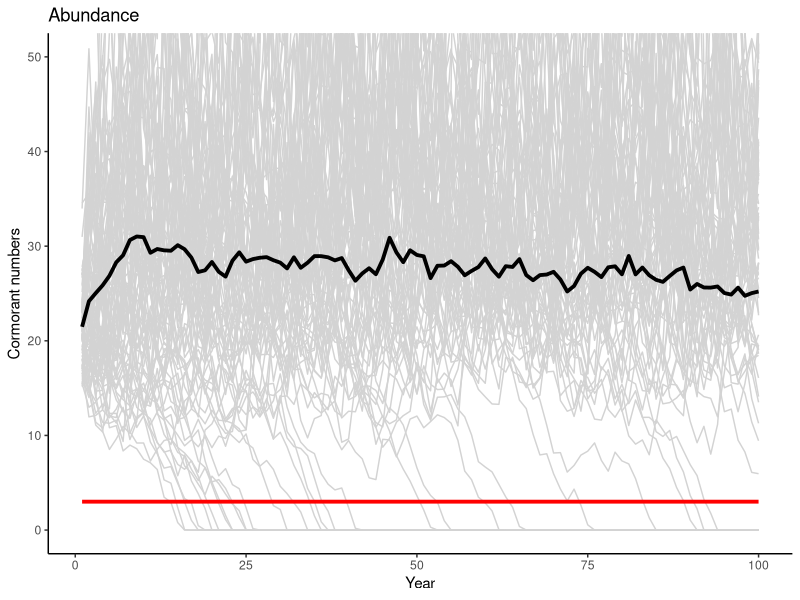
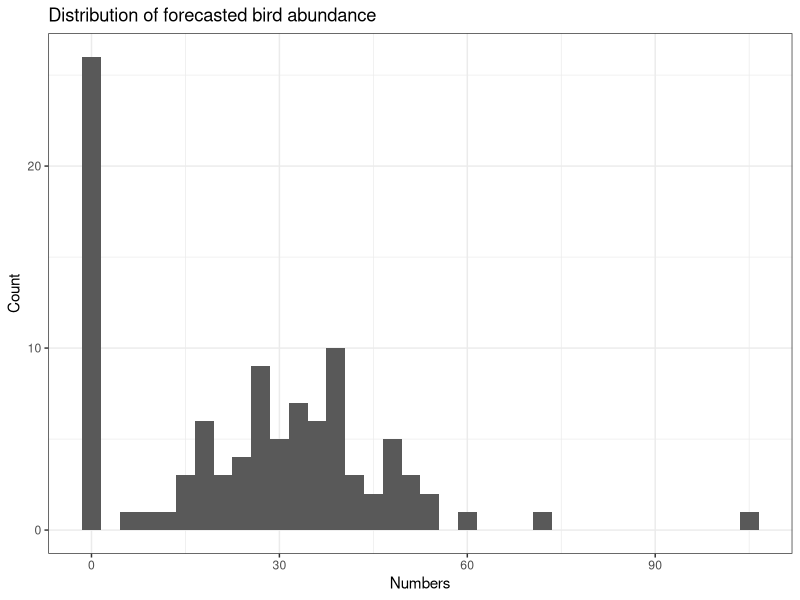

Write the R code that produced these figures, in order.
# This code demonstrates two ways to interpret parameter uncertainty from a model fitting process

library(ggplot2)
library(mvtnorm)  # we need the mvtnorm package to generate multivariate normal random numbers

# Get the data:
br_data <- read.csv(file="../Data/BirthData.csv", header=T)

# Fit a linear model to log-transformed data:
br_data$lnbr <- log(br_data$Obs_br)
linearfit <- lm(lnbr~Numbers, data=br_data)
summary(linearfit)

# Stochastic population model that uses birth process parameter estimates
# Define variables for processes
a <- exp(coef(linearfit)[1])+sigma(linearfit)^2/2  # includes bias correction
b <- coef(linearfit)[2]
c <- 1
d <- 50
hm <- 3  #harvest or culling rate (1000s)

opt <- 2  # which uncertainty option to use

# Set up a data frame for time series of numbers and rates for each replicate simulation
birds_over_time <- numeric(10000) # 100 years x 100 replicates
harvest <- numeric(10000)
years <- numeric(10000)
reps <- numeric(10000)
outputs <- data.frame(reps,years,birds_over_time,harvest)
df_counter <- 1 # initial row for data frame

# Start a loop over replicate simulations

if (opt == 1) { # birth rate parameters are known, all uncertainty is process variation
for (sims in 1:100) {
  
  # Re-establish starting values for each replicate simulation
  birds <- 20
  
  # Start the main simulation loop over time
  for (i in 1:100) {   # we will run the model for 100 time steps
    
    # Calculate the birth and death rates according to our dynamic processes
    # Option 1: all uncertainty is process variation
    br_dev <- rnorm(1,0,sigma(linearfit))  # residual sd from model fit
    births_per_female <- a * exp(b * birds + br_dev) # add lognormal error
    deaths_per_capita <- c * birds / (d + birds)
    
    # Convert rates to actual numbers
    births <- births_per_female * birds / 2  # divide by 2 because per female
    deaths <- deaths_per_capita * birds
    harvest <- hm # no variation in harvest
    
    # Apply the tautology
    birds <- birds + births - deaths - harvest
    if (birds < 0) birds <- 0
    
    # Add a row to the output data frame
    outputs[df_counter,] <- c(sims,i,birds,harvest)
    df_counter <- df_counter + 1
  } #close the time loop
  
} #close the replicate simulation loop
  
  
} else { # Option 2: birth rate pars uncertain, plus process variation
    for (sims in 1:100) {
    
    # select birth rate parameters
    br_par <- rmvnorm(1,mean=coef(linearfit), sigma=vcov(linearfit))
    a <- exp(br_par[1])+sigma(linearfit)^2/2
    b <- br_par[2]
    # Re-establish starting values for each replicate simulation
    birds <- 20
    
    # Start the main simulation loop over time
    for (i in 1:100) {   # we will run the model for 100 time steps
      
      # Calculate the birth and death rates according to our dynamic processes
      # Option 1: all uncertainty is process variation
      br_dev <- rnorm(1,0,sigma(linearfit))  # residual sd from model fit
      births_per_female <- a * exp(b * birds + br_dev) # add lognormal error
      deaths_per_capita <- c * birds / (d + birds)
      
      # Convert rates to actual numbers
      births <- births_per_female * birds / 2  # divide by 2 because per female
      deaths <- deaths_per_capita * birds
      harvest <- hm # no variation in harvest
      
      # Apply the tautology
      birds <- birds + births - deaths - harvest
      if (birds < 0) birds <- 0
      
      # Add a row to the output data frame
      outputs[df_counter,] <- c(sims,i,birds,harvest)
      df_counter <- df_counter + 1
    } #close the time loop
    
  } #close the replicate simulation loop  
}
# calculate the mean across simulations
avg_birds <- as.numeric(by(outputs$birds, outputs$years, FUN=mean))
avg_harvest <- as.numeric(by(outputs$harvest, outputs$years, FUN=mean))

# Plot the results - ggplot version
x <- seq(from=1,to=100)
Number_plot <- ggplot() +
  geom_line(mapping=aes(x=outputs$years,y=outputs$birds_over_time, group=outputs$reps),
            color = 'lightgrey') +
  geom_line(mapping=aes(x=x, y=avg_birds),
            color='black', size=1.3) +
  geom_line(mapping=aes(x=x, y=avg_harvest),
            color='red', size=1.3) +
  labs(title = "Abundance",
       x = "Year",
       y = "Cormorant numbers") +
  coord_cartesian(ylim=c(0,50)) +
  theme_classic()
plot(Number_plot)
lastyear <- subset(outputs,outputs$years==100)
Dist_plot <- ggplot() +
  geom_histogram(mapping = aes(x=lastyear$birds_over_time),
                 binwidth = 3) +
  labs(title="Distribution of forecasted bird abundance",
       x="Numbers",
       y="Count") +
  theme_bw()
plot(Dist_plot)                 
